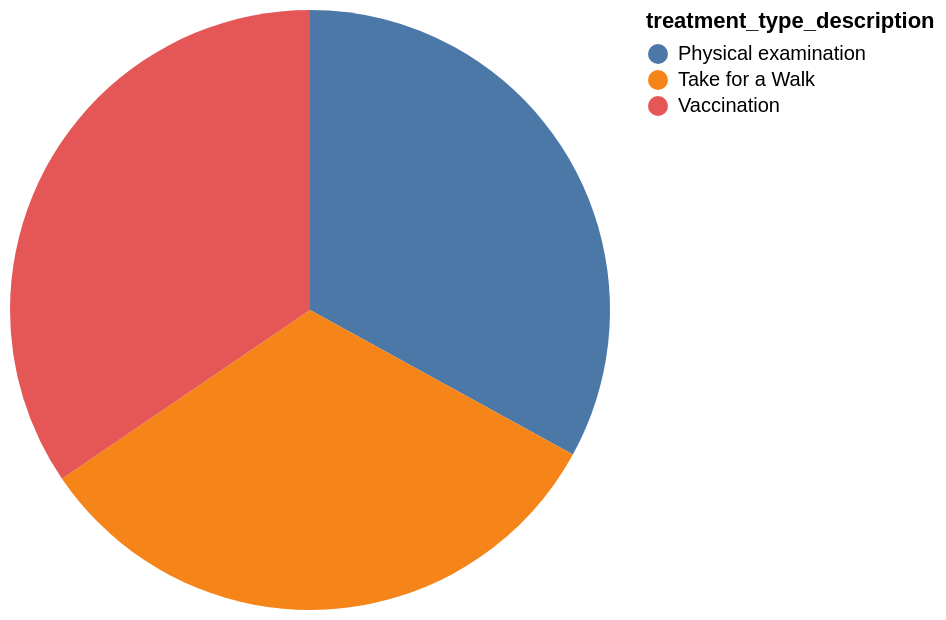

Here is the Vega-Lite specification saved for this chart:
### Vega-Lite specification from a JSON file in a GitHub repository (floating-point values rounded to 4 significant figures)
{"data": {"values": [{"x_data": "Physical examination", "y_data": 2429}, {"x_data": "Take for a Walk", "y_data": 2392}, {"x_data": "Vaccination", "y_data": 2540}]}, "mark": "arc", "encoding": {"theta": {"field": "y_data", "type": "quantitative", "title": "SUM(cost_of_treatment)"}, "color": {"field": "x_data", "type": "nominal", "title": "treatment_type_description"}}}
